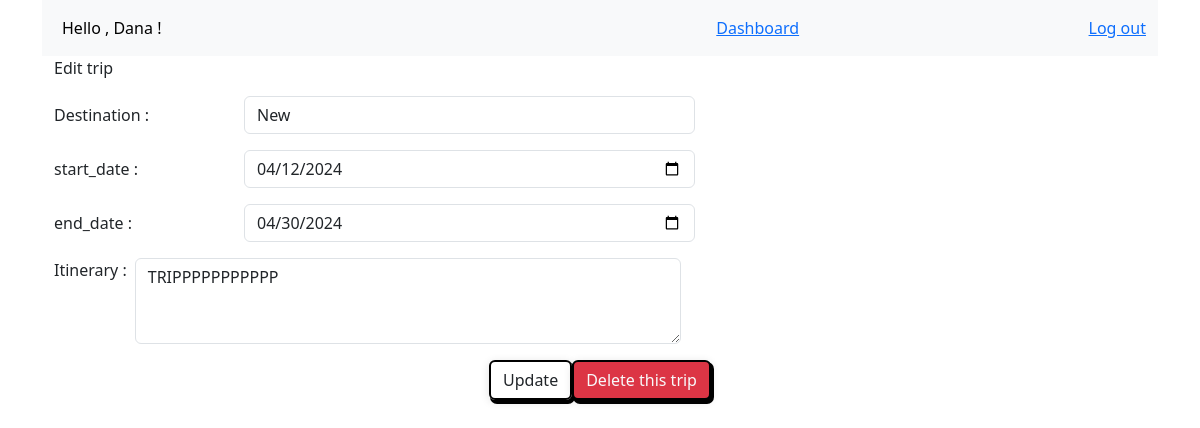
The page /view_trip/3 (signed in) on the database its author committed.
### app1/models.py (models this page shows)
class Trip(models.Model):
    destination = models.CharField(max_length=100)
    start_date = models.DateField()
    end_date = models.DateField()
    Itinerary = models.TextField()
    organizer = models.ForeignKey(User, on_delete=models.CASCADE)
    created_at = models.DateField(auto_now_add=True)
    updated_at = models.DateField(auto_now=True)
    travelers = models.ManyToManyField(User, related_name='travelers')
    objects = TripManger()

### app1/views.py (the view)
# urls.py: path('view_trip/<int:pk>', views.view_trip, name='view_trip'),
def view_trip(request, pk):
    trip = Trip.objects.get(pk=pk)
    context = {
        "trip": trip,
    }
    return render(request, "if_organized_by.html", context)

### app1/templates/if_organized_by.html (shortened to what this page needs)
{% extends './base.html' %}
{% block content %}
<p>Edit trip </p>
<form class="add_Form" action="{% url 'app1:edit' pk=trip.pk %}" method="POST">
  <div class="d-flex align-items-center gap-2 mb-3">
    <label for="title" class="col-sm-2 col-form-label">Destination : </label>
    <div style="flex: 1.4" class="col-sm-4">
      <input required type="text" name="destination" class="form-control w-50" id="destination"
        value="{{ trip.destination }}">
    </div>
  </div>
  <div class="d-flex align-items-center gap-2 mb-3">
    <label for="title" class="col-sm-2 col-form-label">start_date : </label>
    <div style="flex: 1.4" class="col-sm-4">
      <input required type="date" name="start_date" class="form-control w-50" id="start_date"
        value="{{ trip.start_date|date:'Y-m-d' }}">
    </div>
  </div>
  <div class="d-flex align-items-center gap-2 mb-3">
    <label for="title" class="col-sm-2 col-form-label">end_date : </label>
    <div style="flex: 1.4" class="col-sm-4">
      <input required type="date" name="end_date" class="form-control w-50" id="end_date"
        value="{{ trip.end_date|date:'Y-m-d' }}">
    </div>
  </div>
  <div class="form-group d-flex">
    <label for="exampleFormControlTextarea1" class="me-2">Itinerary : </label>
    <textarea class="form-control w-50 " name="Itinerary" id="exampleFormControlTextarea1"
      rows="3">{{ trip.Itinerary }}</textarea>
  </div>
  <div class="submit-btn d-flex justify-content-center ">
    <div class="btn_div d-flex justify-content-center">
      <button style="width: fit-content;
        box-shadow: 2px 3px 0px 1px rgba(0, 0, 0, 1)
        , 0 2px 10px 0 rgba(0, 0, 0, 0.12);
        border: 2px solid black;" type="submit" class="btn btn-outline-dark btn-shadow mt-3">
        Update
      </button>
      <a href="{% url 'app1:delete' pk=trip.id %}" class="btn btn-outline-dark btn-shadow mt-3 text-light bg-danger"
        style="text-decoration: none; width: fit-content; box-shadow: 2px 3px 0px 1px rgba(0, 0, 0, 1), 0 2px 10px 0 rgba(0, 0, 0, 0.12); border: 2px solid black;">
        Delete this trip
      </a>
</form>
</div>
</div>
{% endblock content %}

### rows shown on the page
Trip: destination "New", start_date "04/12/2024", end_date "04/30/2024", Itinerary "TRIPPPPPPPPPPP"

### other values the page prints
{{ request.session.first_name }} "Dana"
